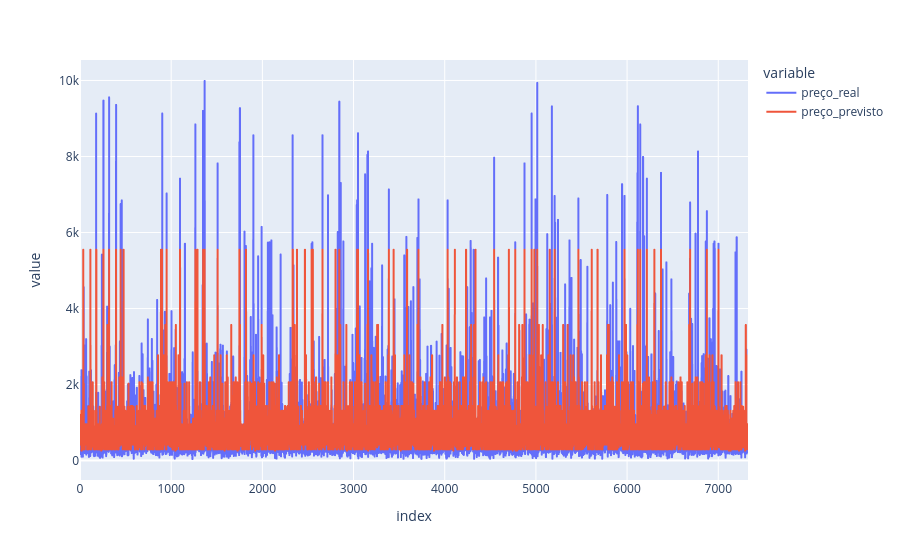

Notebook cell for this chart:
### Markdown cell above
Ou seja, nosso modelo está realmente tendo algum efeito quando comparado com a média, está performando melhor que sem um modelo

### Code cell
df_resultados_arvore = pd.DataFrame({
    'id_imovel': X_test['id'],       # Busca o ID original que ficou de fora do treino
    'preço_real': y_test,             # A nota real (Target)
    'preço_previsto': y_pred_arvore      # A nota que a árvore calculou
})
df_resultados_arvore.reset_index(drop=True, inplace=True)
df_resultados_arvore['erro (%)'] = ((df_resultados_arvore['preço_real'] - df_resultados_arvore['preço_previsto']).abs() / df_resultados_arvore['preço_real'])*100


fig = px.line(df_resultados_arvore, y=['preço_real', 'preço_previsto'])
fig.show()
print(df_resultados_arvore[df_resultados_arvore['erro (%)'] >=10].head())

### Figure 1 — Plotly figure (JSON) as saved in the notebook; plotly's stock layout.template omitted (floating-point values rounded to 4 significant figures; data arrays with more than 128 entries replaced by an {"elided": "..."} marker saying what was removed)
{"data": [{"hovertemplate": "variable=preço_real<br>index=%{x}<br>value=%{y}<extra></extra>", "legendgroup": "preço_real", "line": {"color": "#636efa", "dash": "solid"}, "marker": {"symbol": "circle"}, "mode": "lines", "name": "preço_real", "showlegend": true, "type": "scattergl", "x": {"elided": "7327 int values"}, "xaxis": "x", "y": {"elided": "7327 float values"}, "yaxis": "y"}, {"hovertemplate": "variable=preço_previsto<br>index=%{x}<br>value=%{y}<extra></extra>", "legendgroup": "preço_previsto", "line": {"color": "#EF553B", "dash": "solid"}, "marker": {"symbol": "circle"}, "mode": "lines", "name": "preço_previsto", "showlegend": true, "type": "scattergl", "x": {"elided": "7327 int values"}, "xaxis": "x", "y": {"elided": "7327 float values"}, "yaxis": "y"}], "layout": {"legend": {"title": {"text": "variable"}, "tracegroupgap": 0}, "margin": {"t": 60}, "xaxis": {"anchor": "y", "domain": [0, 1], "title": {"text": "index"}}, "yaxis": {"anchor": "x", "domain": [0, 1], "title": {"text": "value"}}}}
